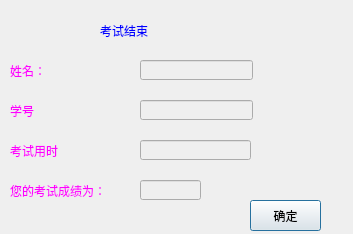
<?xml version="1.0" encoding="UTF-8"?>
<ui version="4.0">
 <class>tuichu_true</class>
 <widget class="QDialog" name="tuichu_true">
  <property name="geometry">
   <rect>
    <x>0</x>
    <y>0</y>
    <width>353</width>
    <height>234</height>
   </rect>
  </property>
  <property name="windowTitle">
   <string>考试结束</string>
  </property>
  <widget class="QLabel" name="label">
   <property name="geometry">
    <rect>
     <x>100</x>
     <y>10</y>
     <width>181</width>
     <height>41</height>
    </rect>
   </property>
   <property name="styleSheet">
    <string notr="true">color: rgb(0, 0, 255);
font: 75 22pt &quot;Arial&quot;;
</string>
   </property>
   <property name="text">
    <string>考试结束</string>
   </property>
  </widget>
  <widget class="QLabel" name="label_2">
   <property name="geometry">
    <rect>
     <x>10</x>
     <y>170</y>
     <width>181</width>
     <height>41</height>
    </rect>
   </property>
   <property name="styleSheet">
    <string notr="true">color: rgb(255, 0, 255);
font: 12pt &quot;Arial&quot;;

</string>
   </property>
   <property name="text">
    <string>您的考试成绩为：</string>
   </property>
  </widget>
  <widget class="QLabel" name="label_3">
   <property name="geometry">
    <rect>
     <x>10</x>
     <y>50</y>
     <width>181</width>
     <height>41</height>
    </rect>
   </property>
   <property name="styleSheet">
    <string notr="true">color: rgb(255, 0, 255);
font: 12pt &quot;Arial&quot;;

</string>
   </property>
   <property name="text">
    <string>姓名：</string>
   </property>
  </widget>
  <widget class="QLabel" name="label_4">
   <property name="geometry">
    <rect>
     <x>10</x>
     <y>90</y>
     <width>181</width>
     <height>41</height>
    </rect>
   </property>
   <property name="styleSheet">
    <string notr="true">color: rgb(255, 0, 255);
font: 12pt &quot;Arial&quot;;

</string>
   </property>
   <property name="text">
    <string>学号</string>
   </property>
  </widget>
  <widget class="QPushButton" name="pushButton">
   <property name="geometry">
    <rect>
     <x>250</x>
     <y>200</y>
     <width>71</width>
     <height>31</height>
    </rect>
   </property>
   <property name="text">
    <string>确定</string>
   </property>
  </widget>
  <widget class="QLineEdit" name="lineEdit">
   <property name="enabled">
    <bool>false</bool>
   </property>
   <property name="geometry">
    <rect>
     <x>140</x>
     <y>60</y>
     <width>113</width>
     <height>20</height>
    </rect>
   </property>
  </widget>
  <widget class="QLineEdit" name="lineEdit_2">
   <property name="enabled">
    <bool>false</bool>
   </property>
   <property name="geometry">
    <rect>
     <x>140</x>
     <y>100</y>
     <width>113</width>
     <height>20</height>
    </rect>
   </property>
  </widget>
  <widget class="QLineEdit" name="lineEdit_3">
   <property name="enabled">
    <bool>false</bool>
   </property>
   <property name="geometry">
    <rect>
     <x>140</x>
     <y>140</y>
     <width>111</width>
     <height>20</height>
    </rect>
   </property>
  </widget>
  <widget class="QLineEdit" name="lineEdit_4">
   <property name="enabled">
    <bool>false</bool>
   </property>
   <property name="geometry">
    <rect>
     <x>140</x>
     <y>180</y>
     <width>61</width>
     <height>20</height>
    </rect>
   </property>
  </widget>
  <widget class="QLabel" name="label_5">
   <property name="geometry">
    <rect>
     <x>10</x>
     <y>130</y>
     <width>181</width>
     <height>41</height>
    </rect>
   </property>
   <property name="styleSheet">
    <string notr="true">color: rgb(255, 0, 255);
font: 12pt &quot;Arial&quot;;

</string>
   </property>
   <property name="text">
    <string>考试用时</string>
   </property>
  </widget>
 </widget>
 <resources/>
 <connections/>
</ui>
